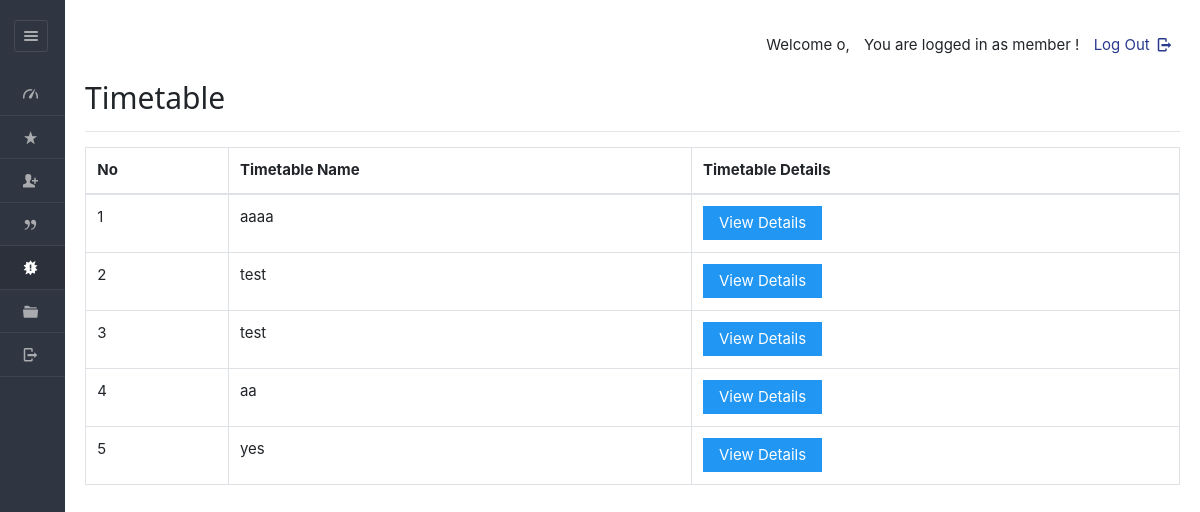
The app's page /dashboard/member/viewroutine.php (signed in) with its own data.
### tables this page shows
CREATE TABLE `sports_timetable` (
  `tid` varchar(45) NOT NULL,
  `planid` varchar(50) DEFAULT NULL,
  `staffid` varchar(50) DEFAULT NULL,
  `tname` varchar(45) NOT NULL,
  `day1` varchar(200) NOT NULL,
  `day2` varchar(200) NOT NULL,
  `day3` varchar(200) NOT NULL,
  `day4` varchar(200) NOT NULL,
  `day5` varchar(200) NOT NULL,
  `day6` varchar(200) NOT NULL,
  `hasApproved` varchar(10) NOT NULL
);

### dashboard/member/viewroutine.php (the view, shortened to what this page needs)
<!DOCTYPE html>
<html lang="en">
<head>
	<link rel="stylesheet" href="../../css/style.css"  id="style-resource-5">
    <link rel="stylesheet" href="../../css/dashMain.css">
    <link rel="stylesheet" type="text/css" href="../../css/entypo.css">
	<link href="a1style.css" rel="stylesheet" type="text/css">
	<link rel="stylesheet" href="../../css/bootstrap.min.css">
	<link rel="stylesheet" href="../../css/dashboard/sidebar.css">
</head>
     <body class="page-body  page-fade" onload="collapseSidebar()">
    	<div class="page-container sidebar-collapsed" id="navbarcollapse">
		<div class="sidebar-menu">
			<header class="logo-env">
					<div class="sidebar-collapse" onclick="collapseSidebar()">
				<a href="#" class="sidebar-collapse-icon with-animation">
					<i class="entypo-menu"></i>
				</a>
			</div>
			</header>
    		<?php include('nav.php'); ?>
    	</div>
    		<div class="main-content">
				<div class="row">
					<div class="col-md-6 col-sm-8 clearfix">
					</div>
					<div class="col-md-6 col-sm-4 clearfix hidden-xs">
						<ul class="list-inline links-list pull-right">
							<li>
								<a href="logout.php">
									Log Out <i class="entypo-logout right"></i>
								</a>
							</li>
						</ul>
					</div>
				</div>
			<h2>Timetable</h2>
		<hr />
		<table class="table table-bordered datatable" id="table-1" border=1>
				<tr>
					<th>No</th>
					<th>Timetable Name</th>
					<th>Timetable Details</th>
				</tr>
				<tbody>
				<?php
					$query  = "select * from sports_timetable";
					$result = mysqli_query($con, $query);
					$sno    = 1;
					if (mysqli_affected_rows($con) != 0)
					{
					    while ($row = mysqli_fetch_array($result, MYSQLI_ASSOC))
						{
					                 echo "<tr><td>".$sno."</td>";
					                echo "<td>" . $row['tname'] . "</td>";
					                $sno++;
					              echo '<td><a href="viewdetailroutine.php?id='.$row['tid'].'"><input type="button" class="a1-btn a1-blue" value="View Details" ></a></td></tr>';
					    }
					}
					?>
				</tbody>
		</table>
    	</div>
    </body>
</html>

### css/style.css (style rules this page uses)
html { font-size: 62.5%; font-family: sans-serif; }
div { display: block; }
body { font-family: "Noto Sans", sans-serif, "Helvetica Neue", Helvetica, Arial, sans-serif; font-size: 12px; line-height: 1.428571429; display: block; margin: 0; }
*, *:before, *:after { box-sizing: border-box; }
a { text-decoration: none; background: transparent; }
input, button, select, textarea { font-family: inherit; font-size: inherit; line-height: inherit; }
button, input { line-height: normal; }
button, input, select, textarea { font-family: inherit; font-size: 100%; margin: 0; }
input { background-color: white; cursor: text; padding: 1px; border-width: 2px; border-style: inset; border-color: initial; border-image: initial; }
input, textarea, select, button { text-rendering: auto; color: initial; letter-spacing: normal; word-spacing: normal; text-transform: none; text-indent: 0px; text-shadow: none; display: inline-block; text-align: start; margin: 0em; font: 400 13.3333px Arial; }
button, html input[type="button"], input[type="reset"], input[type="submit"] { cursor: pointer; }
a { color: #373e4a; text-decoration: none; }
a { background: transparent; }
a { color: #373e4a; }
.page-container { position: relative; padding-left: 280px; }
.page-container .sidebar-menu { position: absolute; width: 280px; top: 0; left: 0; bottom: 0; background: #303641; color: #aaabae; z-index: 1; min-height: 796px; box-sizing: border-box; }
.page-container .sidebar-menu .logo-env { width: 100%; padding: 35px; padding-bottom: 10px; box-sizing: border-box; }
.page-container.sidebar-collapsed { padding-left: 65px; }
.page-container.sidebar-collapsed .sidebar-menu { z-index: 4; width: 65px; }
.page-container.sidebar-collapsed .sidebar-menu .logo-env { display: block; padding: 20px; }
.page-container .sidebar-menu .logo-env:before, .page-container .sidebar-menu .logo-env:after { content: " "; display: table; }
.page-container .sidebar-menu .logo-env > div { display: block; vertical-align: middle; white-space: nowrap; float: left; }
.page-container .sidebar-menu .logo-env > div > a { display: inline-block; color: #aaabae; }
.page-container.sidebar-collapsed .sidebar-menu .logo-env > div.sidebar-collapse { display: block; padding: 0; left: 3px; }
.page-container .sidebar-menu .logo-env > div.sidebar-collapse, .page-container .sidebar-menu .logo-env > div.sidebar-mobile-menu { position: relative; float: right; }
.page-container .sidebar-menu .logo-env > div.sidebar-collapse a, .page-container .sidebar-menu .logo-env > div.sidebar-mobile-menu a { display: inline-block; border: 1px solid #454a54; text-align: center; padding: 0; line-height: 1; font-size: 20px; font-weight: 300; padding: 5px 2px; background-clip: padding-box; border-radius: 3px; transition: all 200ms ease-in-out; }
.page-container .sidebar-menu .logo-env:after { clear: both; }
ul, ol { margin-top: 0; margin-bottom: 8.5px; }
ul, menu, dir { display: block; list-style-type: disc; }
li { display: list-item; }
i, cite, em, var, address, dfn { font-style: italic; }

### css/entypo.css (style rules this page uses)
[class^="entypo-"]:before, [class*=" entypo-"]:before { font-family: "entypo"; font-style: normal; font-weight: normal; speak: none; display: inline-block; text-decoration: inherit; width: 1em; margin-right: .2em; text-align: center; font-variant: normal; text-transform: none; line-height: 1em; margin-left: .2em; }
.entypo-menu:before { content: '\e811'; }
.entypo-logout:before { content: '\e85d'; }

### css/dashboard/sidebar.css (style rules this page uses)
.page-container { display: flex; min-height: 100vh; }
.sidebar-menu { width: 250px; background-color: #2b303a; color: #ffffff; }
.main-content { flex-grow: 1; padding: 20px; }

### records on screen
sports_timetable: tname "aaaa"
sports_timetable: tname "test"
sports_timetable: tname "test"
sports_timetable: tname "aa"
sports_timetable: tname "yes"
